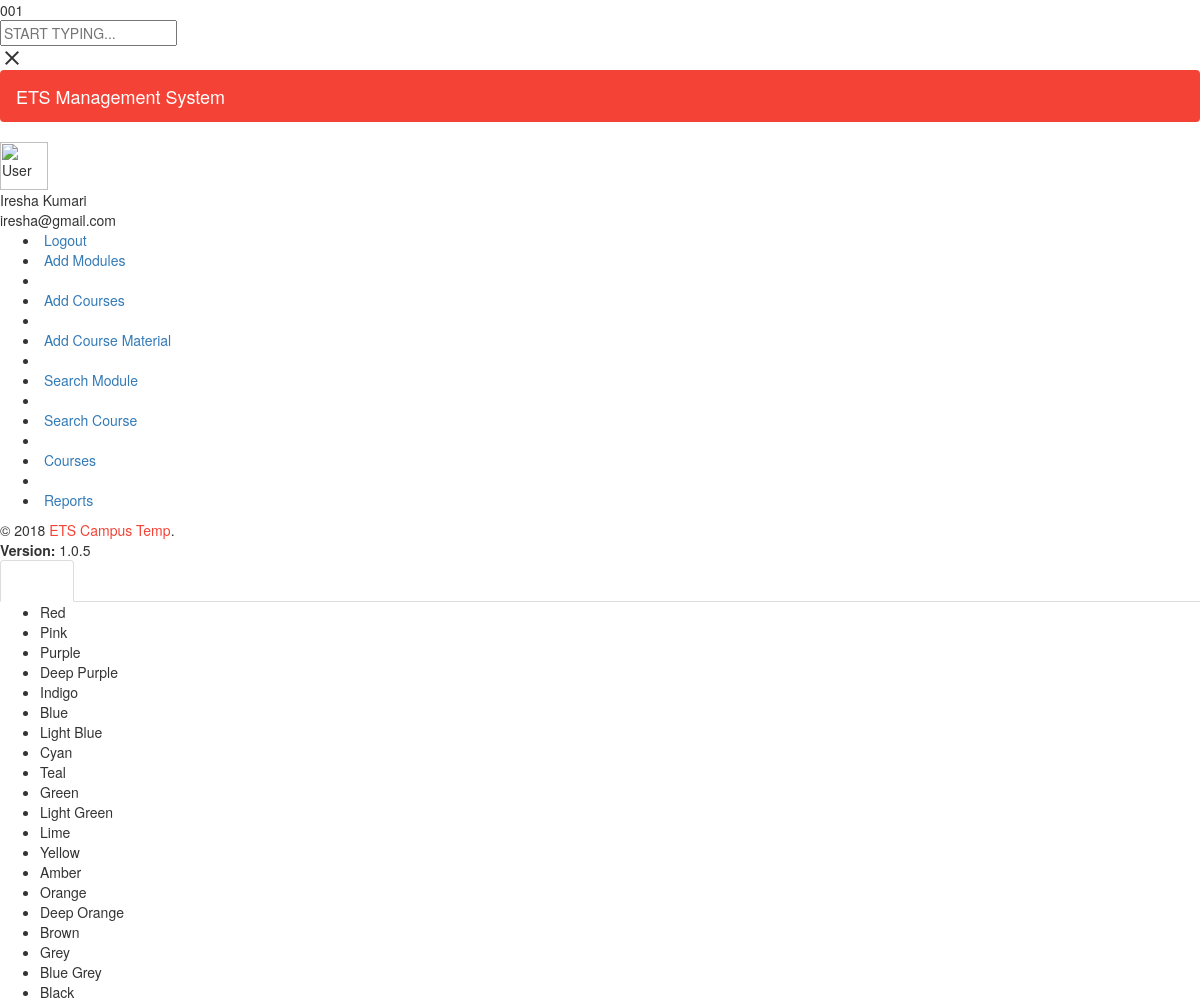
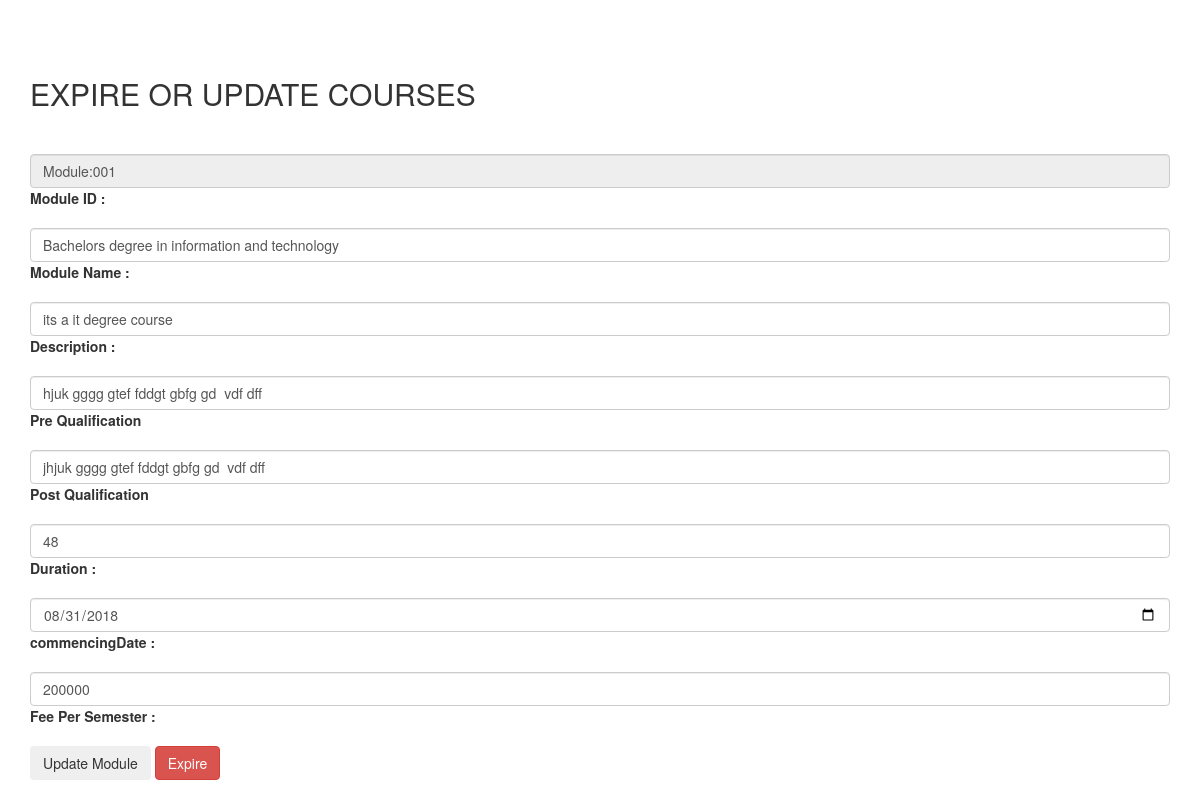
Screenshot of /course_management_system/UpdateExpireCourses.php?courseID=001 with the database file from the repository (2 pictures, top to bottom).
### tables this page shows
CREATE TABLE `course` (
  `courseID` varchar(10) NOT NULL,
  `cName` varchar(100) NOT NULL,
  `description` varchar(500) NOT NULL,
  `preQualification` varchar(100) NOT NULL,
  `postQualification` varchar(100) NOT NULL,
  `duration` int(11) NOT NULL,
  `commencingDate` date NOT NULL,
  `feePerSemester` double NOT NULL,
  `category` tinyint(1) NOT NULL,
  `dateUpdated` timestamp NOT NULL DEFAULT CURRENT_TIMESTAMP ON UPDATE CURRENT_TIMESTAMP
);

### course_management_system/UpdateExpireCourses.php (the view, shortened to what this page needs)
	<?php include 'static/dbconnection.php';?>
<?php
	$courseID='';
	$cName='';
	$description='';
	$preQualification='';
	$postQualification='';
	$duration='';
	$commencingDate='';
	$feePerSemester='';
	$flag=0-1;
	if(isset($_GET["courseID"]) )
	{
		$courseID=$_GET["courseID"];
	}
	else
		{
		$courseID='IT01';
			}
		$query2=mysqli_query($conn,"select * from course where courseID='".$courseID."' " );
		while($row2=mysqli_fetch_array($query2))
		{
			$courseID=$row2['courseID'];
			$cName=$row2['cName'];
			$description=$row2['description'];
			$preQualification=$row2['preQualification'];
			$postQualification=$row2['postQualification'];
			$duration=$row2['duration'];
			$commencingDate=$row2['commencingDate'];
			$feePerSemester=$row2['feePerSemester'];
		}
	?>
<!DOCTYPE html>
<html>
	<?php include 'static/head.php';?>
	<head>
    <link href="plugins/bootstrap/css/bootstrap.css" rel="stylesheet">
    <link href="plugins/node-waves/waves.css" rel="stylesheet" />
    <link href="plugins/animate-css/animate.css" rel="stylesheet" />
    <link href="plugins/bootstrap-material-datetimepicker/css/bootstrap-material-datetimepicker.css" rel="stylesheet" />
    <link href="plugins/waitme/waitMe.css" rel="stylesheet" />
    <link href="plugins/bootstrap-select/css/bootstrap-select.css" rel="stylesheet" />
    <link href="css/style.css" rel="stylesheet">
    <link href="css/themes/all-themes.css" rel="stylesheet" />
	</head>
<body class="theme-red">
    <?php include 'static/searchbar.php';?>
    <?php include 'static/topnav.php';?>
    <section>
        <aside id="leftsidebar" class="sidebar">
			<?php include 'static/userinfo.php';?>
			<?php include 'static/menu.php';?>
            <?php include 'static/footer.php';?>
        </aside>
        <?php include 'static/rightsidebar.php';?>
    </section>
    <section class="content">
        <div class="container-fluid">
        <div class="container-fluid">
            <div class="block-header">
                            <div class="alert alert-<?php if($flag==0){echo 'danger';}else if($flag==1){ echo 'success';} ?> alert-dismissible" data-auto-dismiss="5000" role="alert">
                            </div>
            </div>
        <div class="row clearfix">
            <div class="col-lg-12 col-md-12 col-sm-12 col-xs-12">
                <div class="card">
                        <div class="header">
                            <h2>
                                EXPIRE OR UPDATE COURSES
                            </h2>
                        </div>
                    <div class="body">
						<form method="POST" id="form_validation" action="UpdateExpireCourses.php" >
						<div class="row clearfix">
								<div class="col-sm-12">
                                    <div class="form-group form-float">
                                        <div class="form-line">
                                            <input type="text" value= "Module:<?php echo $courseID; ?>" class="form-control"  disabled/>
											<label class="form-label">Module ID :</label>
                                        </div>
                                    </div>
                                </div>
							    <div class="col-sm-12">
                                   <div class="form-group form-float">
                                        <div class="form-line">
                                            <input type="text"  name="cName" class="form-control"  value="<?php  echo $cName;  ?>" />
											<label class="form-label">Module Name :</label>
                                        </div>
                                    </div>
                                </div>
								<div class="col-sm-12">
                                    <div class="form-group form-float">
                                        <div class="form-line">
                                            <input type="text"  name="description" class="form-control"  value="<?php  echo $description;  ?>"  />
											<label class="form-label">Description :</label>
                                        </div>
                                    </div>
                                </div>
								<div class="col-sm-12">
                                    <div class="form-group form-float">
                                        <div class="form-line">
                                            <input type="text"  name="preQualification" class="form-control" value="<?php  echo $preQualification;  ?>"  />
											<label class="form-label">Pre Qualification</label>
                                        </div>
                                    </div>
                                </div>
								<div class="col-sm-12">
                                    <div class="form-group form-float">
                                        <div class="form-line">
                                            <input type="text"  name="postQualification" class="form-control" value="<?php  echo $postQualification;  ?>" />
											<label class="form-label">Post Qualification</label>
                                        </div>
                                    </div>
                                </div>
								<div class="col-sm-12">
                                    <div class="form-group form-float">
                                        <div class="form-line">
                                            <input type="number"  name="duration" class="form-control" value="<?php  echo $duration;  ?>"  />
											<label class="form-label">Duration :</label>
                                        </div>
                                    </div>
                                </div>
								<div class="col-sm-12">
                                    <div class="form-group form-float">
                                        <div class="form-line">
                                            <input type="date"  name="commencingDate" class="form-control" value="<?php  echo $commencingDate;  ?>"  />
											<label class="form-label">commencingDate :</label>
                                        </div>
                                    </div>
                                </div>
								<div class="col-sm-12">
                                    <div class="form-group form-float">
                                        <div class="form-line">
                                            <input type="text"  name="feePerSemester" class="form-control" value="<?php  echo $feePerSemester;  ?>"  />
											<label class="form-label">Fee Per Semester :</label>
                                        </div>
                                    </div>
                                </div>
								<div class="col-sm-3">
								<div class="form-group">
									<button class="btn btn-alert" input type="submit" name="updateModule" value="updateModule" id="updateModule">Update Module</button>
                                    <button class="btn btn-danger waves-effect" data-type="cancel" name="expireModule" id="expireModule" value="expireModule">Expire</button></td>
								</div>
								</div>
						 </form>
                    </div>
                    </div>
                </div>
            </div>
		</div>
        </div>
    </section>
</body>
</html>

### rows the page displays
course: courseID "Module:001", cName "Bachelors degree in information and technology", description "its a it degree course", preQualification "hjuk gggg gtef fddgt gbfg gd vdf dff", postQualification "jhjuk gggg gtef fddgt gbfg gd vdf dff", duration "48", commencingDate "08/31/2018", feePerSemester "200000"

### other values shown
$settingsArr['System_Name'] "ETS Management System"
$settingsArr['Owner'] "ETS Campus Temp"
